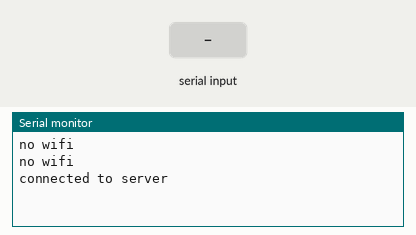
Recording of a sketch running on a simulated ESP8266 (NodeMCU). Shown: the last lines printed to the serial monitor. Inputs (shaded band) come from the test bench. WiFi joins after 1.5 s; servers stay silent unless stated.

Above: at 4.0 s.
4.1 s: "1" received over Serial
At 5.0 s:
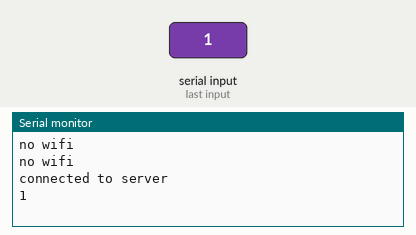
5.6 s: "0" received over Serial
At 6.2 s:
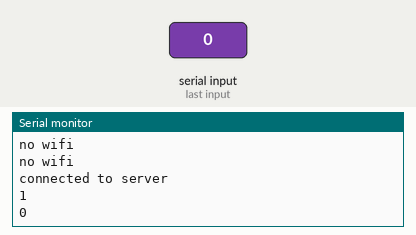
7.1 s: "2" received over Serial
At 7.5 s:
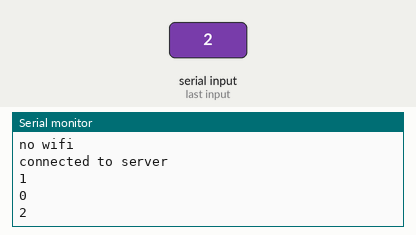

Measured:
- after the input at 4.1 s, the serial monitor: prints a new line at once (image 1)
- after the input at 5.6 s, the serial monitor: prints a new line at once (image 2)
- after the input at 7.1 s, the serial monitor: prints a new line at once (image 3)

The sketch:

wifiUSSRphoneDialer.ino
```cpp
#include <ESP8266WiFi.h>
#include <EEPROM.h>
// Expose Espressif SDK functionality - wrapped in ifdef so that it still
// compiles on other platforms
#ifdef ESP8266
extern "C" {
#include "user_interface.h"
}
#endif

IPAddress serverTelnet(192, 168, 4, 1);
int port = 23;
WiFiClient client;

char* number = "";

void setup() {
  Serial.flush();
  Serial.begin(115200);
  delay(1000);
  WiFi.mode(WIFI_STA);
  WiFi.begin("ussrphone", "12345678");
  while (WiFi.status() != WL_CONNECTED)
  {
    Serial.println("no wifi");
    delay(800);
  }
  if (client.connect(serverTelnet, port)) {
    Serial.println("connected to server");
    delay(50);
  }
  else {
    // if you didn't get a connection to the server:
    Serial.println("connection to server failed");
  }
}

void loop() {

  while (WiFi.status() != WL_CONNECTED)
  {
    Serial.println("no wifi");
    delay(800);
  }
  if (client.connect(serverTelnet, port)) {
    delay(50);
  }
  if (Serial.available())
  {
    char strUART[5];
    int i = 0;
    while (Serial.available() > 0)
    {
      strUART[i] = Serial.read();
      i++;
    }
    Serial.println(strUART);
    if (client.connected())
    {
      client.print(strUART);
    }
  }
}
```
